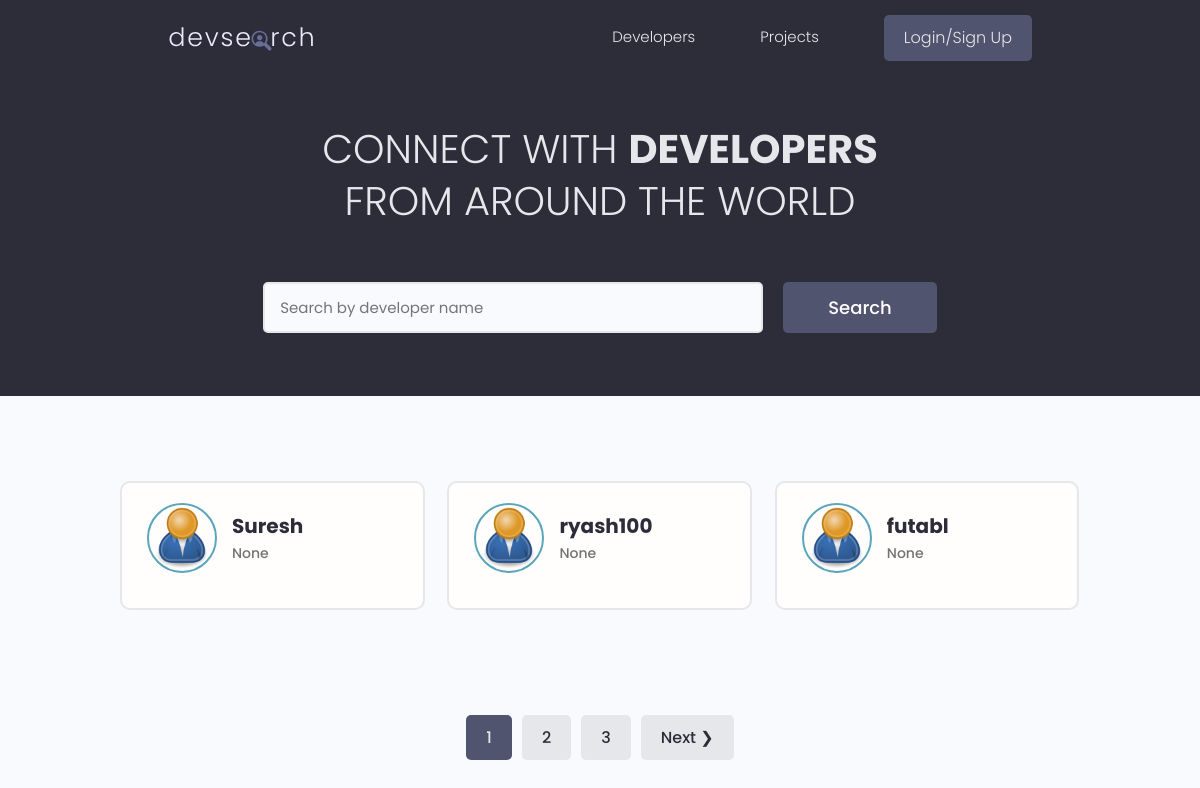
The page / on the database its author committed.
### user/models.py (models this page shows, shortened)
class Profile(models.Model):
    user = models.OneToOneField(
        User, on_delete=models.CASCADE, null=True, blank=True, editable=False)
    username = models.CharField(max_length=50, blank=True, null=True)
    name = models.CharField(max_length=200, blank=True, null=True)
    email = models.EmailField(blank=True, null=True)
    location = models.CharField(max_length=200, null=True, blank=True)
    short_intro = models.CharField(max_length=200, blank=True, null=True)
    bio = models.TextField(null=True, blank=True)
    Profile_img = models.ImageField(
        upload_to='profiles', default='profiles/default.png')
    github = models.CharField(max_length=200, blank=True, null=True)
    linkedin = models.CharField(max_length=200, blank=True, null=True)
    youtube = models.CharField(max_length=200, blank=True, null=True)
    id = models.UUIDField(default=uuid.uuid4, unique=True,
                          primary_key=True, editable=False)

### user/views.py (the view)
# urls.py: path('',views.profiles,name='profiles'),
def profiles(request):
    profiles, search_query = searchProfiles(request)
    custom_range, profiles = paginateProjects(request, profiles, 3)
    print(profiles.has_other_pages())
    print(profiles)
    return render(request, 'user/profiles.html', {'profiles': profiles, 'search': search_query, 'custom_range': custom_range})

### user/utils.py (called while the page is built)
def paginateProjects(request, projects, results):
    pages = request.GET.get('page', 1)  # Use a default value if 'page' parameter is not provided
    paginator = Paginator(projects, results)
    try:
        projects = paginator.page(pages)
    except PageNotAnInteger:
        pages = 1
        projects = paginator.page(pages)
    except EmptyPage:
        pages = paginator.num_pages
        projects = paginator.page(pages)
    left_index = max(1, int(pages) - 4)
    right_index = min(int(pages) + 5, paginator.num_pages)
    custom_range = range(left_index, right_index + 1)
    return custom_range, projects

def searchProfiles(request):
    search_query = ""
    if request.GET.get('search_query'):
        search_query = request.GET.get('search_query')
    skills = Skills.objects.filter(name__icontains=search_query)
    profiles = Profile.objects.distinct().filter(
        Q(name__icontains=search_query) |
        Q(short_intro__icontains=search_query) |
        Q(skills__in=skills)
    )
    return profiles, search_query

### user/templates/user/profiles.html (shortened to what this page needs)
{% extends 'main.html' %} {% load static %} {% block content %}
<main class="home">
  <section class="hero-section text-center">
    <div class="container container--narrow">
      <div class="hero-section__box">
        <h2>CONNECT WITH <span>DEVELOPERS</span></h2>
        <h2>FROM AROUND THE WORLD</h2>
      </div>
      <div class="hero-section__search">
        <form
          id="searchForm"
          class="form"
          action="{% url 'profiles' %}"
          method="get"
        >
          <div class="form__field">
            <input
              class="input input--text"
              id="formInput#search"
              type="text"
              name="search_query"
              value="{{search_query}}"
              placeholder="Search by developer name"
            />
          </div>
          <input class="btn btn--sub btn--lg" type="submit" value="Search" />
        </form>
      </div>
    </div>
  </section>
  <section class="devlist">
    <div class="container">
      <div class="grid grid--three">
        {% for profile in profiles %}
        <div class="column card">
          <div class="dev">
            <a href="{% url 'profile' profile.id%}" class="card__body">
              <div class="dev__profile">
                <img
                  class="avatar avatar--md"
                  src="{{profile.Profile_img.url}}"
                  alt="image"
                />
                <div class="dev__meta">
                  <h3>{{profile.name}}</h3>
                  <h5>{{profile.short_intro|slice:'50'}}</h5>
                </div>
              </div>
            </a>
          </div>
        </div>
        {% endfor %}
      </div>
    </div>
  </section>
</main>
{% include 'pagination.html' with queryset=profiles custom_range=custom_range%}
{% endblock content %}

### static/styles/app.css (style rules this page uses)
:root { --color-sub: #2d2d39; }
.btn--sub { background-color: var(--color-sub-light); }
.card { border: 2px solid var(--color-light); }
img { width: 100%; }
.hero-section { height: 40vh; display: flex; align-items: center; background-color: var(--color-sub); }
.hero-section__box { margin-bottom: 4rem; }
.hero-section__box > h2, .hero-section__box > h2 > span { font-size: 4rem; color: var(--color-light); line-height: 1.3; text-transform: uppercase; }
.hero-section__box > h2 { font-weight: 300; }
.hero-section__box > h2 > span { font-weight: 700; }
.hero-section__search > .form { display: flex; align-items: center; justify-content: center; gap: 2rem; }
.hero-section__search > .form input.input--text { width: 50rem; }
.devlist { margin-top: 8rem; }
.devlist .grid { align-items: stretch; }
.devlist .dev .dev__profile { display: flex; align-items: center; gap: 1.5rem; }
.devlist .dev .dev__meta h3 { color: var(--color-sub); font-size: 2rem; font-weight: 700; }
.devlist .dev .dev__meta h5 { color: var(--color-text); font-size: 1.4rem; font-weight: 500; }

### static/uikit/styles/modules/_variables.css (style rules this page uses)
:root { --color-main: #5aa5b9; --color-main-light: #e6faff; --color-sub: #3f4156; --color-sub-light: #51546e; --color-sub-lighter: #ededfd; --color-text: #737373; --color-gray: #8b8b8b; --color-light: #e5e7eb; --color-light-gray: #767676; --color-bg: #f8fafd; --color-white: #fffefd; --color-white-light: #f3f3f3; --color-success: #359e64; --color-success-bg: #def8e8; --color-error: #fc4b0b; --color-error-bg: #fff2ee; --font-base: 'Poppins', arial, helvetica, 'Segoe UI', roboto, ubuntu, sans-serif; --font-monospace: 'Fira Code', 'Courier New', courier, monospace; --font-regular: 300; --font-medium: 500; --font-bold: 700; --generic-shadow: 1px 1px 5px #00000010; --generic-transition: all 0.3s ease-in-out; }

### static/uikit/styles/modules/_base.css (style rules this page uses)
* { margin: 0; padding: 0; box-sizing: border-box; text-rendering: optimizeLegibility; color: inherit; font-size: inherit; }
html { font-size: 50%; }
@media only screen and (min-width: 480px) { html { font-size: 56.25%; } }
@media only screen and (min-width: 1200px) { html { font-size: 62.5%; } }
body { line-height: 1.6; font-weight: 400; font-size: 1.5rem; color: var(--color-text); background-color: var(--color-bg); min-height: 100vh; }

### static/uikit/styles/modules/_typography.css (style rules this page uses)
* { font-family: var(--font-base); }
h2 { font-size: 3.6rem; font-weight: var(--font-bold); }
h3 { font-size: 3.2rem; font-weight: var(--font-medium); }
h5 { font-size: 2.4rem; font-weight: var(--font-medium); }
h5, h6 { font-weight: var(--font-regular); }
p, span, strong { font-size: 1.6rem; color: var(--color-text); font-weight: var(--font-regular); }
a { padding-bottom: 2px; text-decoration: none; display: inline-block; color: var(--color-main); font-weight: var(--font-medium); }

### static/uikit/styles/modules/_utilities.css (style rules this page uses)
.container { width: 92%; max-width: 165rem; margin: 0 auto; box-sizing: border-box; }
.container--narrow { width: 92%; max-width: 120rem; }
@media screen and (min-width: 1000px) { .container { width: 90%; } }
@media screen and (min-width: 1000px) { .container--narrow { width: 85%; } }
@media screen and (min-width: 1200px) { .container { width: 80%; } }
@media screen and (min-width: 1200px) { .container--narrow { width: 72%; } }
.text-center { text-align: center; }

### static/uikit/styles/modules/_avatar.css (style rules this page uses)
.avatar { border-radius: 50%; border: 2px solid var(--color-main); object-fit: cover; }
.avatar--md { height: 7rem; width: 7rem; }

### static/uikit/styles/modules/_button.css (style rules this page uses)
.btn { display: inline-block; position: relative; cursor: pointer; background-color: var(--color-light); font-weight: var(--font-medium); color: var(--color-sub); text-decoration: none; padding: 1rem 2rem; border-radius: 0.5rem; border: none; width: -webkit-fit-content; width: -moz-fit-content; width: fit-content; height: -webkit-fit-content; height: -moz-fit-content; height: fit-content; font-size: 1.6rem; outline-width: 0; outline-color: transparent; -webkit-backface-visibility: hidden; backface-visibility: hidden; transition: all 0.3s ease-in-out; }
.btn--sub { background-color: var(--color-sub); color: var(--color-white); }
.btn--lg { font-size: 1.8rem; padding: 1.2rem 4.5rem; }

### static/uikit/styles/modules/_card.css (style rules this page uses)
.card { border-radius: 1rem; background-color: var(--color-white); border: 1.5px solid var(--color-light); width: auto; height: auto; margin-top: 0.5rem; margin-bottom: 0.5rem; overflow: hidden; }
.card__body, .card__header { padding: 2rem 2.5rem; }

### rows shown on the page
Profile: Profile_img (placeholder picture), name "Suresh", short_intro "None"
Profile: Profile_img (placeholder picture), name "ryash100", short_intro "None"
Profile: Profile_img (placeholder picture), name "futabl", short_intro "None"

### other values the page prints
{{ page }} "1"
{{ page }} "2" "3"
